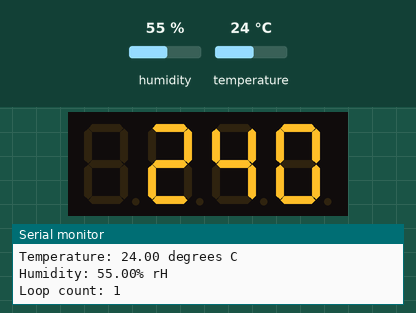
The sketch below on a simulated Arduino Uno, built with avr-gcc and run on an emulated ATmega328P. Parts: 4-digit seven-segment display, the last lines printed to the serial monitor. The test bench sets the inputs (shaded band); at power-on: temperature 24 °C, humidity 55 %. Storage starts empty.

Above: at 2.0 s.
2.1 s: temperature set to 12 °C
At 2.9 s:
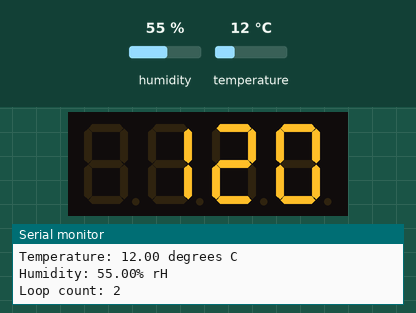
3.8 s: temperature set to 19 °C
At 5.7 s:
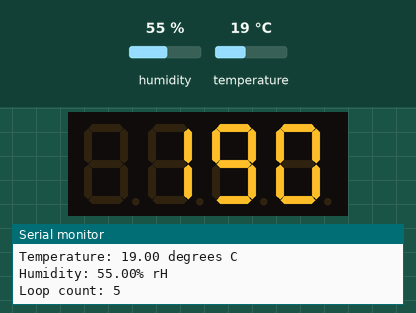
6.0 s: temperature set to 28 °C
At 7.9 s:
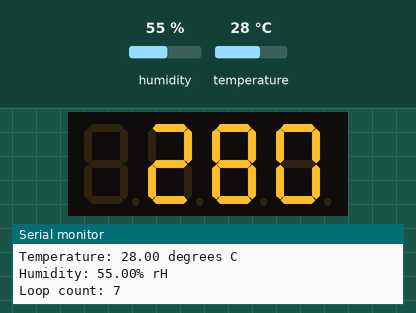
Timing chart, 0 to 9.4 s (numbered marks = the images above; inputs shaded):
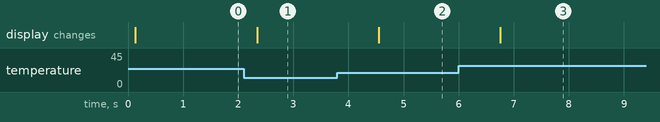

Measured:
- after the input at 2.1 s, the display: changes after 0.24 s (image 1)
- after the input at 3.8 s, the display: changes after 0.75 s (image 2)
- after the input at 6.0 s, the display: changes after 0.75 s (image 3)

The sketch:

temp_tracker.ino
```cpp
#include <Arduino.h>
#include <TM1637Display.h>
#include <Adafruit_AHTX0.h>
#include <SPI.h>
#include <SD.h>

#define CLK 2
#define DIO 3

#define LOOP_LENGTH 1000      // Loop length in ms
#define DATA_WRITE_LOOP 60    // How many update loops until data is written to SD

TM1637Display display(CLK, DIO);
Adafruit_AHTX0 aht;

uint8_t data[] = { 0xff, 0xff, 0xff, 0xff };
uint8_t blank[] = { 0x00, 0x00, 0x00, 0x00 };
const int chipSelect = 4;
int loopCount = DATA_WRITE_LOOP;

void setup() {
  Serial.begin(115200);
  Serial.println("Temperature Monitor Running...");

  while (!aht.begin()) {
    Serial.println("Could not find AHT20.");
    delay(500);
  }
  Serial.println("AHT20 found");

  while (!SD.begin(chipSelect)) {
    Serial.println("SD card failed");
    delay(1000);
  }
  Serial.println("SD card initialized.");
}

void loop() {

  display.setBrightness(0x01);

  sensors_event_t humidity, temp;
  aht.getEvent(&humidity, &temp);

  int negative = temp.temperature < 0 ? 1 : 0;
  int sigDigits = negative ? -int(temp.temperature) : int(temp.temperature);
  int fracDigits = int((temp.temperature - sigDigits) * 100);
  fracDigits = fracDigits < 0 ? -fracDigits : fracDigits; // Make positive
  String sigDigitsString = String(sigDigits); // Significant digits of temperature
  String fracDigitsString = String(fracDigits); // Fractional digits (after dot)

  Serial.print("Temperature: "); Serial.print(temp.temperature); Serial.println(" degrees C");
  Serial.print("Humidity: "); Serial.print(humidity.relative_humidity); Serial.println("% rH");

  data[0] = negative ? 0b01000000 : 0;
  data[1] = sigDigits < 10 ? display.encodeDigit(0) : display.encodeDigit(sigDigitsString[0]);
  data[2] = sigDigits < 10 ? display.encodeDigit(sigDigitsString[0]) : display.encodeDigit(sigDigitsString[1]);
  data[3] = display.encodeDigit(fracDigitsString[0]);

  display.setSegments(data);


  if (loopCount == DATA_WRITE_LOOP) {

    String dataString = "";
    dataString += String(temp.temperature) + ", ";
    dataString += String(humidity.relative_humidity);

    File dataFile = SD.open("data.csv", FILE_WRITE);

    if (dataFile) {
      dataFile.println(dataString);
      dataFile.close();
      Serial.println("Following data string saved:");
      Serial.println(dataString);
    }
    else {
      Serial.println("Error opening file");
    }
    loopCount = 0;
  }

  else {
    loopCount += 1;
  }

  Serial.print("Loop count: ");
  Serial.println(loopCount);

  delay(LOOP_LENGTH);
}
```
